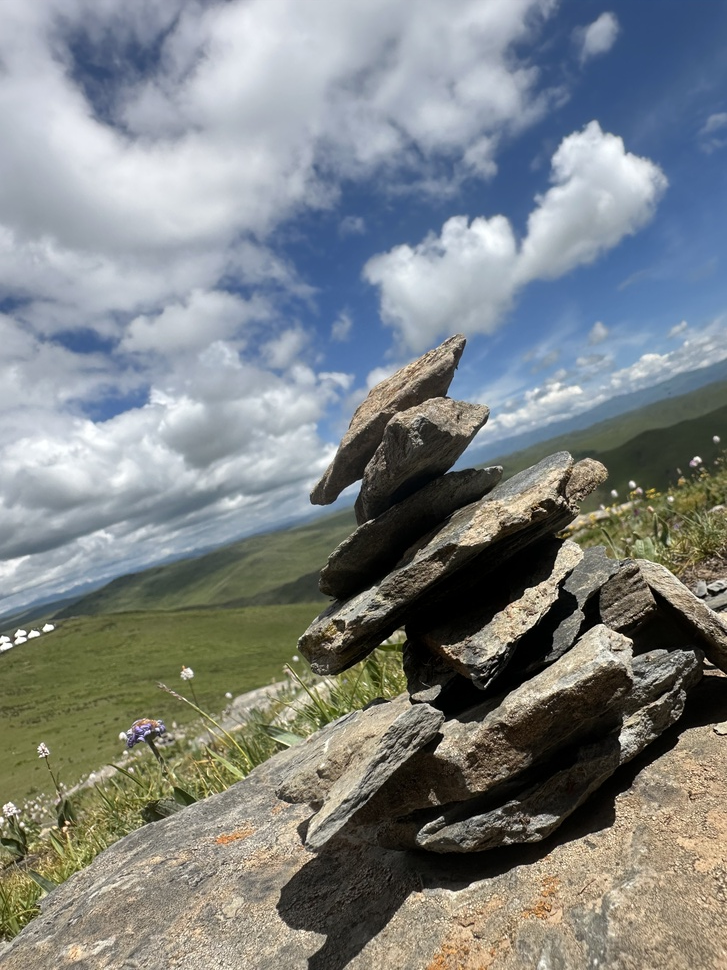
#> input picture test.jpg, 727 x 970 px, shrunk from 3024 x 4032 before the run
$ python lab1_basic_image_ops.py
#> lines starting #> are read from the running program, lines starting #| are printed output that depends on the picture; after the words box and inside, x2 and y2 are one past the last pixel; in counts of white or black regions, pixels touching at a corner belong together
# -*- coding: utf-8 -*-

import matplotlib
matplotlib.use('TkAgg')  # 使用 TkAgg 后端来显示图像窗口

import cv2
import matplotlib.pyplot as plt

# 读取图片（请放一张图片在同目录下，比如 test.jpg）
image = cv2.imread('test.jpg')
#> image is the input picture: shape (970, 727, 3); mean B, G, R 131.4, 131.4, 126.6

# 检查是否成功读取
if image is None:
    print("❌ 图片未找到，请确认文件名或路径是否正确！")
    exit()

# OpenCV 默认读取是 BGR，我们先转为 RGB
image_rgb = cv2.cvtColor(image, cv2.COLOR_BGR2RGB)

# 转灰度图
gray = cv2.cvtColor(image, cv2.COLOR_BGR2GRAY)
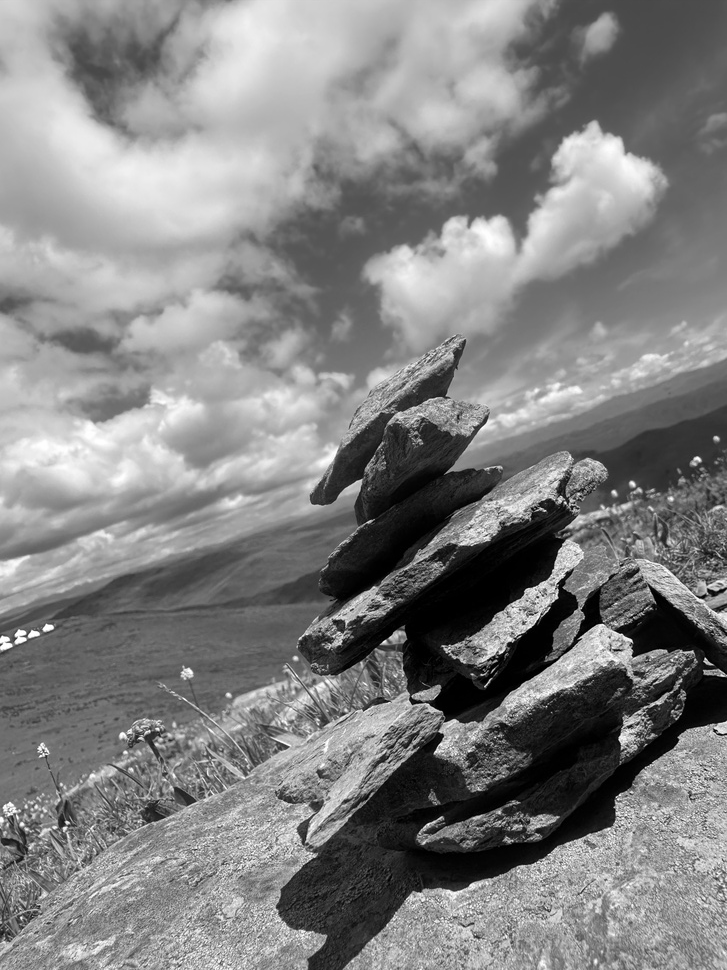
#> gray: shape (970, 727); min 0, max 255, mean 129.9

# 二值化（阈值为128）
_, binary = cv2.threshold(gray, 128, 255, cv2.THRESH_BINARY)
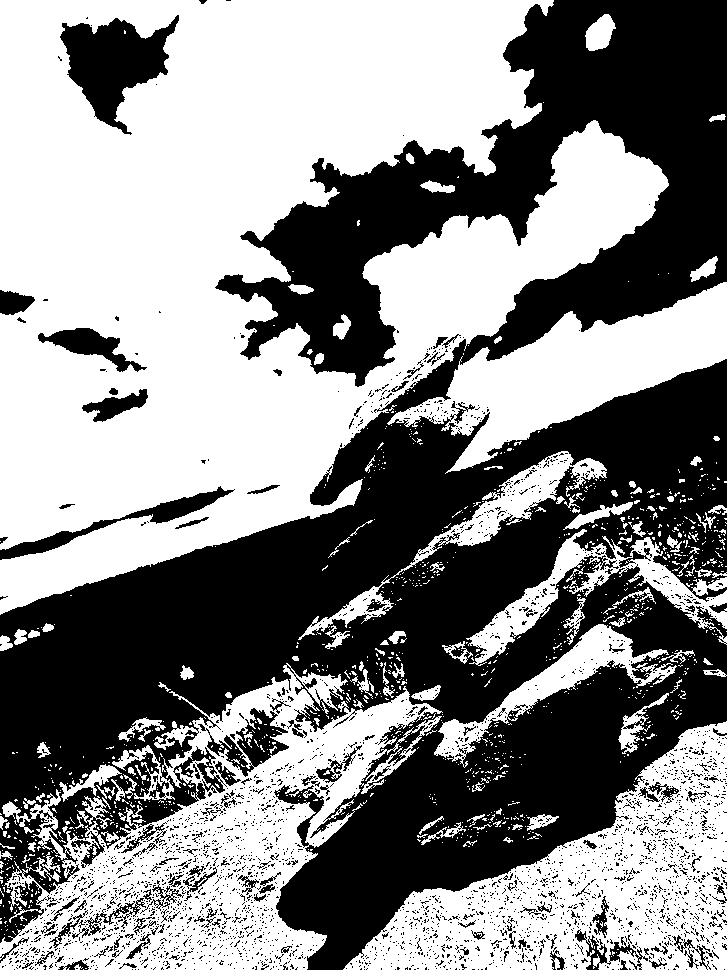
#> binary: shape (970, 727); 53.7% white; 3099 black regions (2957 under 20 px), largest, box (x1, y1, x2, y2) and area: (0, 0, 727, 970) 293090, (60, 15, 179, 135) 6944, (0, 486, 235, 560) 2519

# 显示结果
plt.figure(figsize=(10, 4))

plt.subplot(1, 3, 1)
plt.title("Original")
plt.imshow(image_rgb)
plt.axis('off')

plt.subplot(1, 3, 2)
plt.title("Gray")
plt.imshow(gray, cmap='gray')
plt.axis('off')

plt.subplot(1, 3, 3)
plt.title("Binary")
plt.imshow(binary, cmap='gray')
plt.axis('off')

plt.tight_layout()
plt.show()
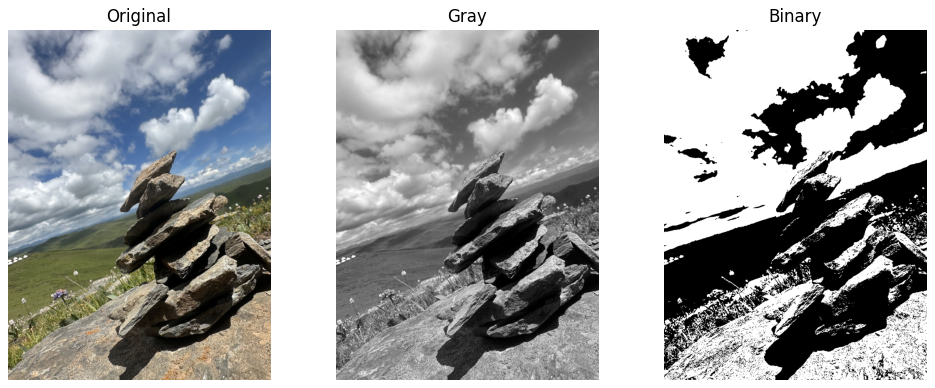
#> figure drawn by matplotlib, 3 panels
